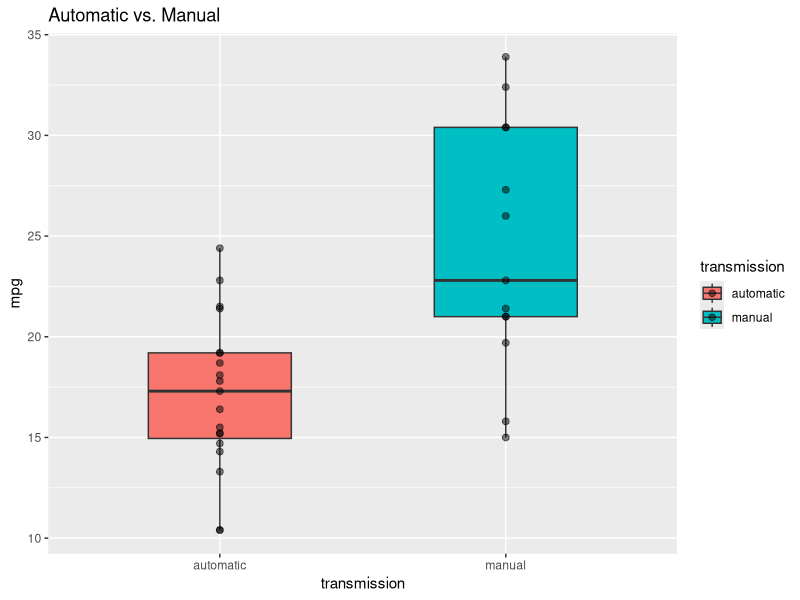
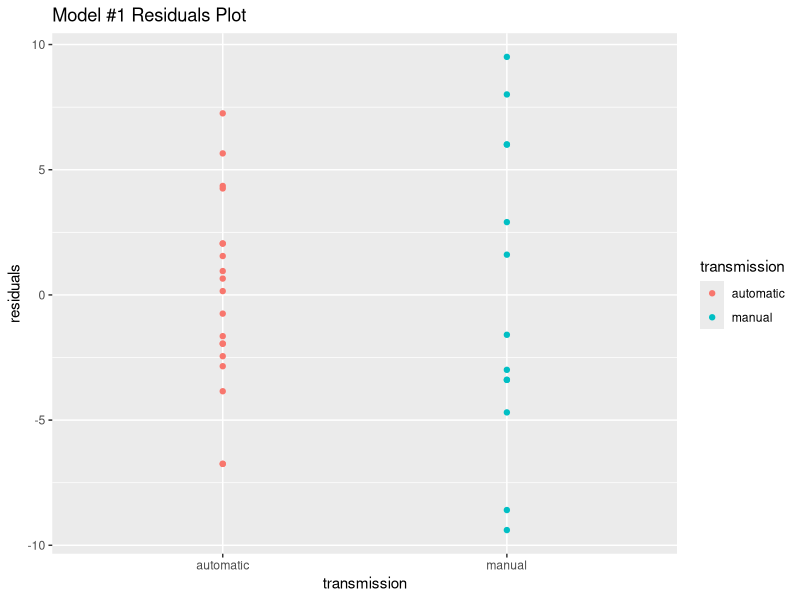
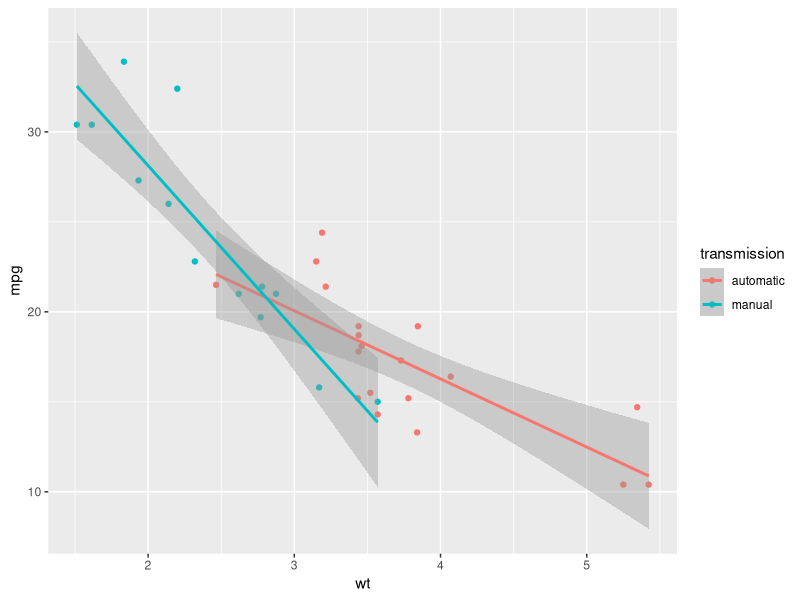
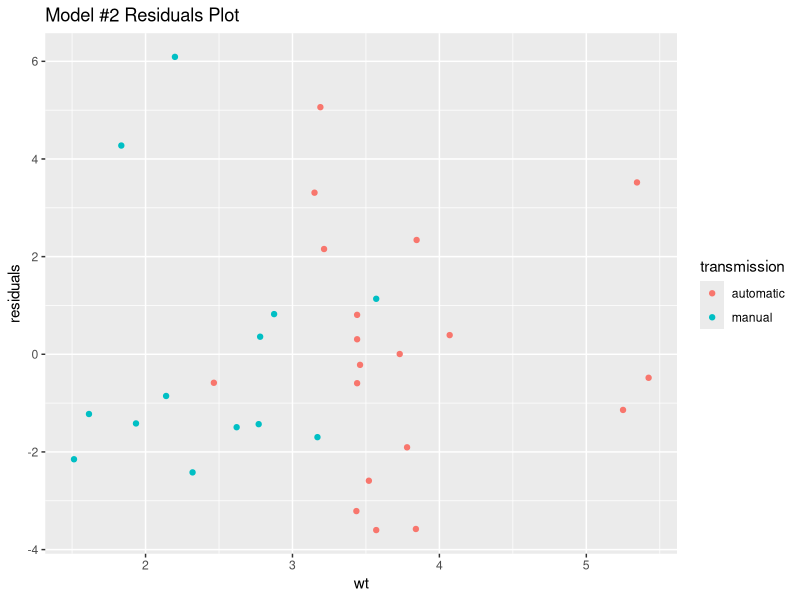

Write the R code that produced these figures, in order.
## ---- chunk 1
library(dplyr)
library(ggplot2)
library(knitr)

# load the data
data(mtcars)
num_records <- nrow(mtcars)

# add model details
mtcars$model <- rownames(mtcars)

# clean the data
mtcars <- mtcars %>% mutate(transmission = case_when(
  am == 0 ~ "automatic",
  TRUE ~ "manual"
))

automatic <- mtcars[mtcars$transmission == "automatic","mpg"]
manual <- mtcars[mtcars$transmission == "manual","mpg"]
t_test <- t.test(x=manual, y=automatic, alternative = "two.sided")
## ---- chunk 2
# print the data
mtcars_summary <- mtcars %>%
  group_by(transmission) %>%
  summarise("Number of Observations" = n(), "Mean MPG" = round(mean(mpg),2))

kable(mtcars_summary, caption = "Summary of observations")
## ---- chunk 3
# plot the data
g <- ggplot(data = mtcars, aes(x=transmission, y=mpg, fill = transmission)) + 
  geom_boxplot(width = 0.5) + 
  geom_point(aes(), alpha = 0.5, size = 2) +
  ggtitle("Automatic vs. Manual")
g
## ---- chunk 4
fit1 <- lm(mpg ~ transmission, data = mtcars)
## ---- chunk 5
kable(summary(fit1)$coef)
## ---- chunk 6
residuals1 <- residuals(fit1)
reisudals1_df <- data.frame(transmission = mtcars$transmission, residuals = residuals1)
ggplot(data = reisudals1_df,
       aes(x = transmission, y = residuals, colour = transmission)) +
  geom_point() + 
  ggtitle("Model #1 Residuals Plot")
## ---- chunk 7
fit2 <- lm(mpg ~ wt*transmission, data = mtcars)
## ---- chunk 8
kable(summary(fit2)$coef)
## ---- chunk 9
ggplot(data=mtcars, aes(x=wt, y=mpg, colour=transmission)) + 
  geom_point() + 
  geom_smooth(method = "lm")
## ---- chunk 10
residuals2 <- residuals(fit2)
reisudals2_df <- data.frame(transmission = mtcars$transmission, residuals = residuals2, wt = mtcars$wt)
ggplot(data = reisudals2_df,
       aes(x = wt, y = residuals, colour = transmission)) +
  geom_point() + 
  ggtitle("Model #2 Residuals Plot")
